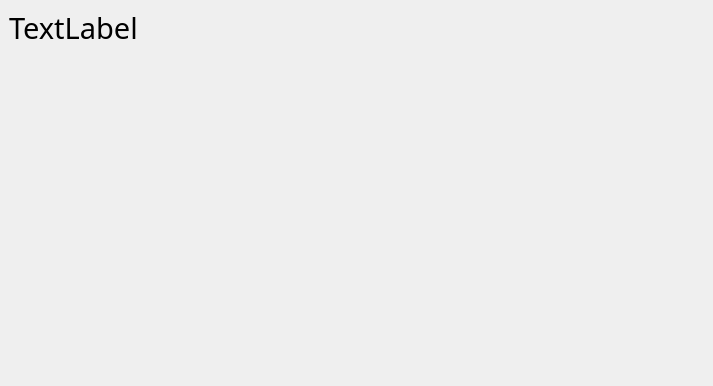
<?xml version="1.0" encoding="UTF-8"?>
<ui version="4.0">
 <class>TestEventAndSignal</class>
 <widget class="QWidget" name="TestEventAndSignal">
  <property name="geometry">
   <rect>
    <x>0</x>
    <y>0</y>
    <width>713</width>
    <height>386</height>
   </rect>
  </property>
  <property name="font">
   <font>
    <family>Source Code Pro</family>
    <pointsize>16</pointsize>
   </font>
  </property>
  <property name="windowTitle">
   <string>TestEventAndSignal</string>
  </property>
  <widget class="CustomLabel" name="label_01_hoverable">
   <property name="geometry">
    <rect>
     <x>9</x>
     <y>9</y>
     <width>153</width>
     <height>37</height>
    </rect>
   </property>
   <property name="font">
    <font>
     <family>Source Code Pro</family>
     <pointsize>22</pointsize>
    </font>
   </property>
   <property name="text">
    <string>TextLabel</string>
   </property>
  </widget>
 </widget>
 <customwidgets>
  <customwidget>
   <class>CustomLabel</class>
   <extends>QLabel</extends>
   <header location="global">CustomLabel.h</header>
  </customwidget>
 </customwidgets>
 <resources/>
 <connections/>
</ui>
